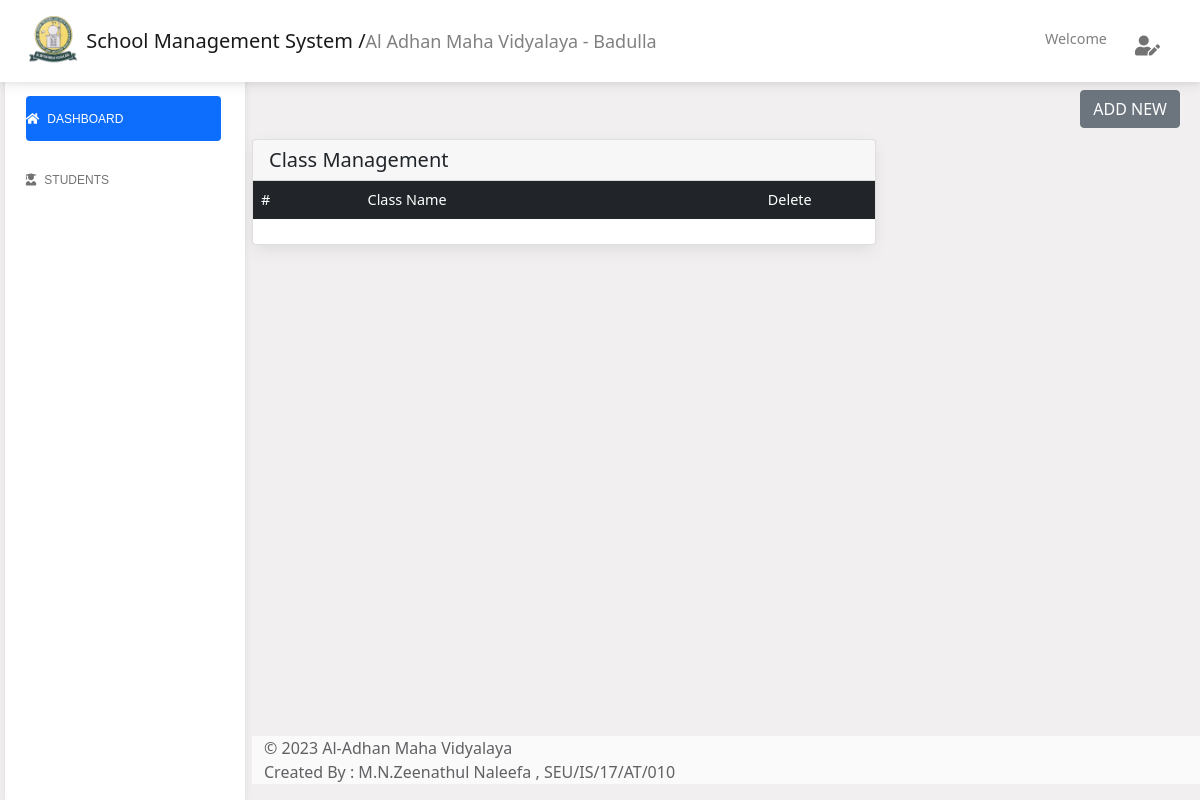
The app's page /admin/class.php (signed in), older data.
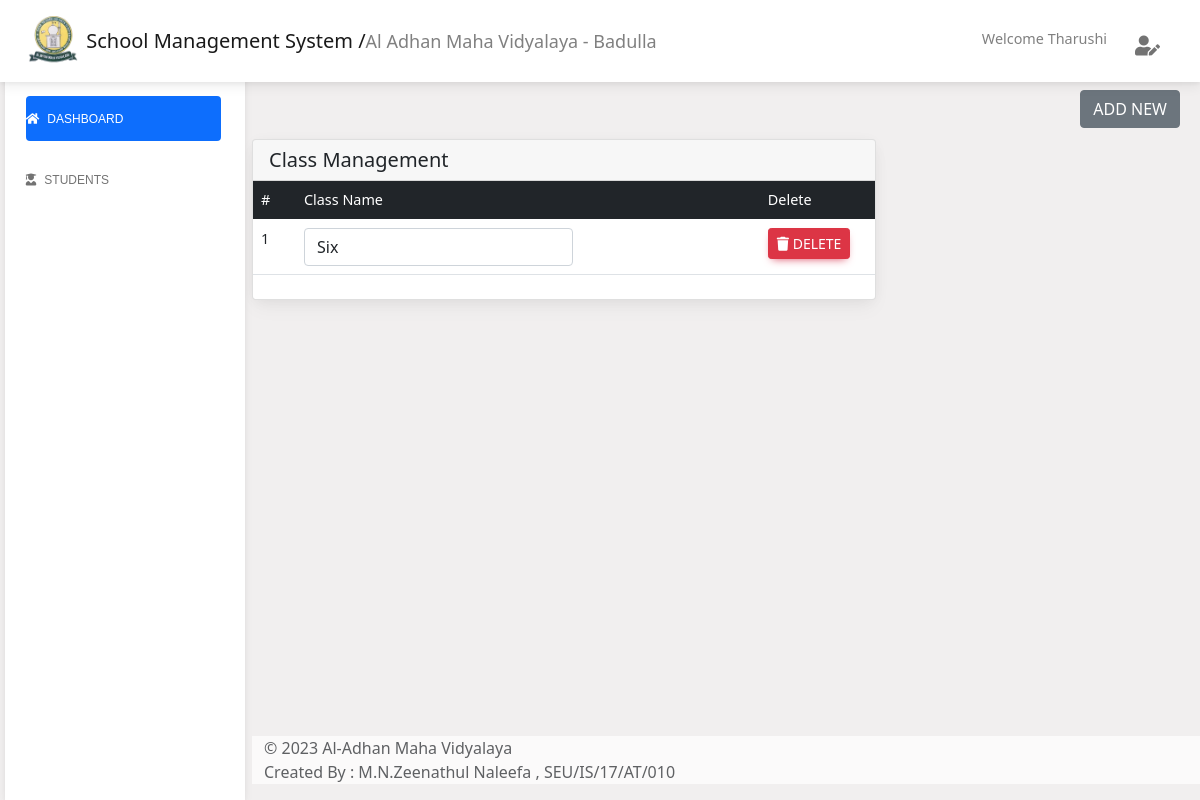
The same page, newer data.
### tables this page shows
CREATE TABLE `student` (
  `reg_no` int(11) NOT NULL,
  `std_name` varchar(255) NOT NULL,
  `std_address` varchar(255) NOT NULL,
  `std_phone` varchar(10) NOT NULL,
  `std_uname` varchar(255) NOT NULL,
  `cls_id` int(11) NOT NULL,
  `sec_id` int(255) NOT NULL,
  `std_pass` varchar(8) NOT NULL,
  `reg_date` datetime NOT NULL,
  `is_deleted` int(2) NOT NULL
);

CREATE TABLE `class` (
  `cls_id` int(255) NOT NULL,
  `cls_name` varchar(255) NOT NULL,
  `is_deleted` int(2) NOT NULL
);

### server/include/common.php (called while the page is built, shortened)
<?php
    function getStuById($std_id){
        include 'connection.php';
        $q1= "SELECT * FROM student WHERE reg_no='$std_id' AND is_deleted='0'";
        return mysqli_query($con,$q1);
    }
?>

### server/include/fetch.php (called while the page is built, shortened)
<?php
    function fetchClass(){
        include 'connection.php';
        $viewcls = "SELECT * FROM class WHERE is_deleted = '0'";
        return mysqli_query($con, $viewcls);
    }
?>

### admin/class.php (the view, shortened to what the changed rows need)
<?php include 'pages/header.php';
?>
<main class="main-content position-relative max-height-vh-100 h-100 mt-1 border-radius-lg ">
    <?php include 'navbar.php'; ?>
    <div class="container-fluid py-4">
        <div class="col-8">
            <div class="card mb-4">
                <div class="card-body px-0 pt-0 pb-2">
                    <div class="table-responsive p-0">
                        <table class="table">
                            <thead class="table-dark" style="width: 100%;">
                                <tr>
                                    <th>#</th>
                                    <th>Class Name</th>
                                    <th style="width:8em;">Delete</th>
                                </tr>
                            </thead>
                            <tbody>
                                <?php
                                    $getcls = fetchClass();
                                    while ($row = mysqli_fetch_assoc($getcls)) {
                                        $id = $row['cls_id'];
                                        $name = $row['cls_name'];
                                ?>
                                <tr>
                                    <td><?php echo $id; ?></td>
                                    <td><input type="text" class="form-control"
                                    onchange="EditData(this,<?php echo $id; ?>,'cls_name','class','cls_id')" id="name<?php echo $id; ?>" name="name"
                                        value="<?php echo $name; ?>" width="20px"></td>
                                    <td><button class="btn btn-danger btn-sm" onclick="deleteData(<?php echo $id; ?> ,'class','cls_id')"><i
                                        class="fa-solid fa-trash"></i> Delete </button></td>
                                </tr>
                                <?php } ?>
                            </tbody>
                        </table>
                    </div>
                </div>
            </div>
        </div>
        <?php include 'pages/footer.php'; ?>
    </div>
</main>
</body>
</html>

### admin/navbar.php (shortened to what the changed rows need)
<header>
    <nav id="main-navbar" class="navbar navbar-expand-lg navbar-light bg-white fixed-top">
        <div class="container-fluid">
            <ul class="navbar-nav ms-auto d-flex flex-row" style="margin-right: 20px;">
                <?php
                    if (isset($_SESSION['teacher'])) {
                        $r1 = fetchAll($_SESSION['teacher']);
                        $row1 = mysqli_fetch_assoc($r1) ; ?>
                <span style="color: gray; font-size: 0.9em;">Welcome <?php echo $row1['t_name']; ?> </span>
                <?php }else if(isset($_SESSION['admin'])){ ?>
                <span style="color: gray; font-size: 0.9em;">Welcome Admin </span>
                <?php }else if(isset($_SESSION['student'])){
                    $r1 = getStuById($_SESSION['student']);
                    $row1 = mysqli_fetch_assoc($r1) ; ?>
                    <span style="color: gray; font-size: 0.9em;">Welcome <?php echo $row1['std_name']; ?> </span>
                <?php } ?>
                <li class="nav-item dropdown" style="margin-left: 20px;">
                    <a class="nav-link dropdown-toggle hidden-arrow d-flex align-items-center" href="#"
                        id="navbarDropdownMenuLink" role="button" data-mdb-toggle="dropdown" aria-expanded="false">
                    </a>
                </li>
            </ul>
        </div>
    </nav>
</header>

Row changes from the older to the newer data that the page shows:
now on this page (row edited): student: std_name "Tharushi"
added class: cls_id "1", name "Six"
